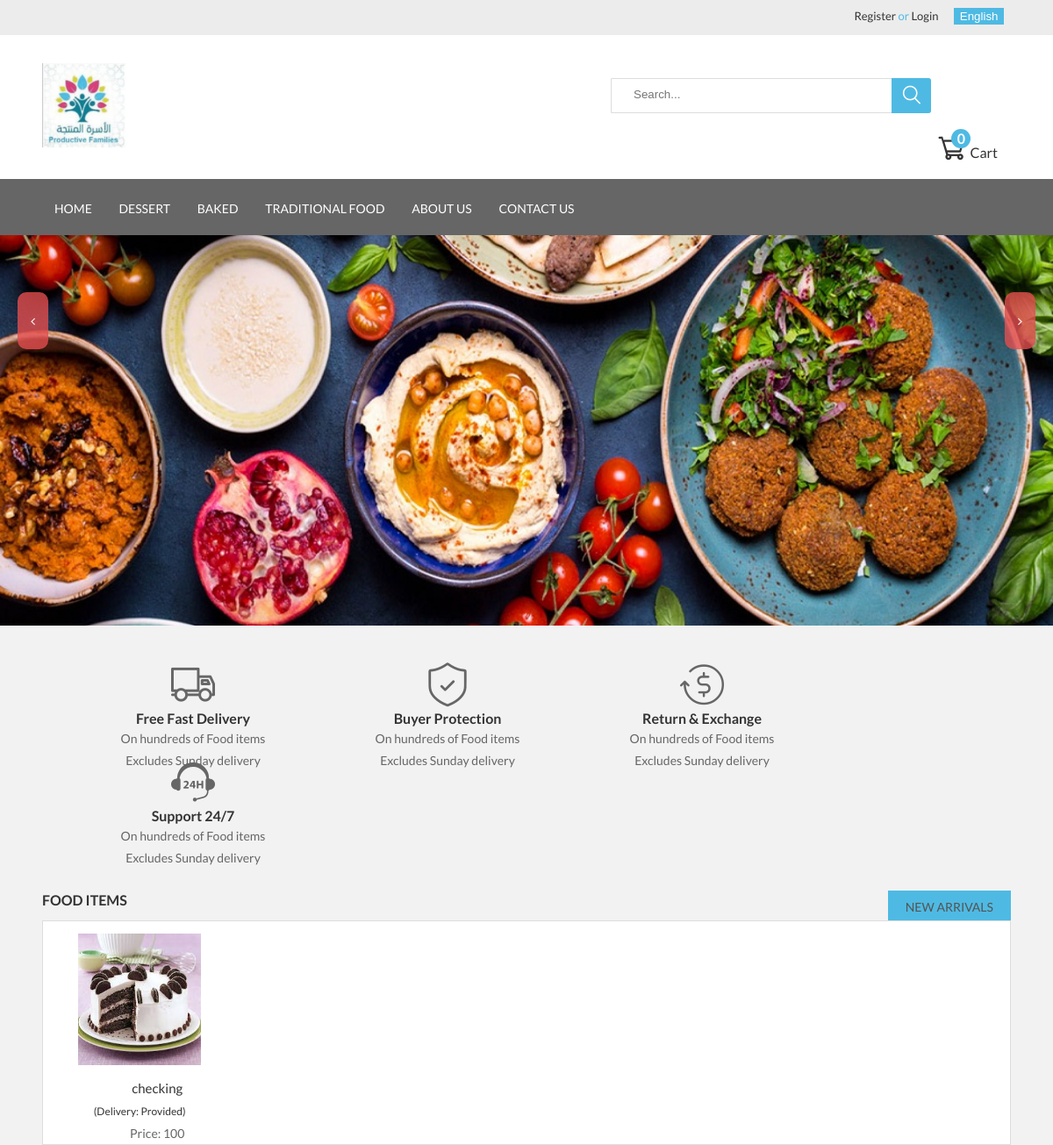
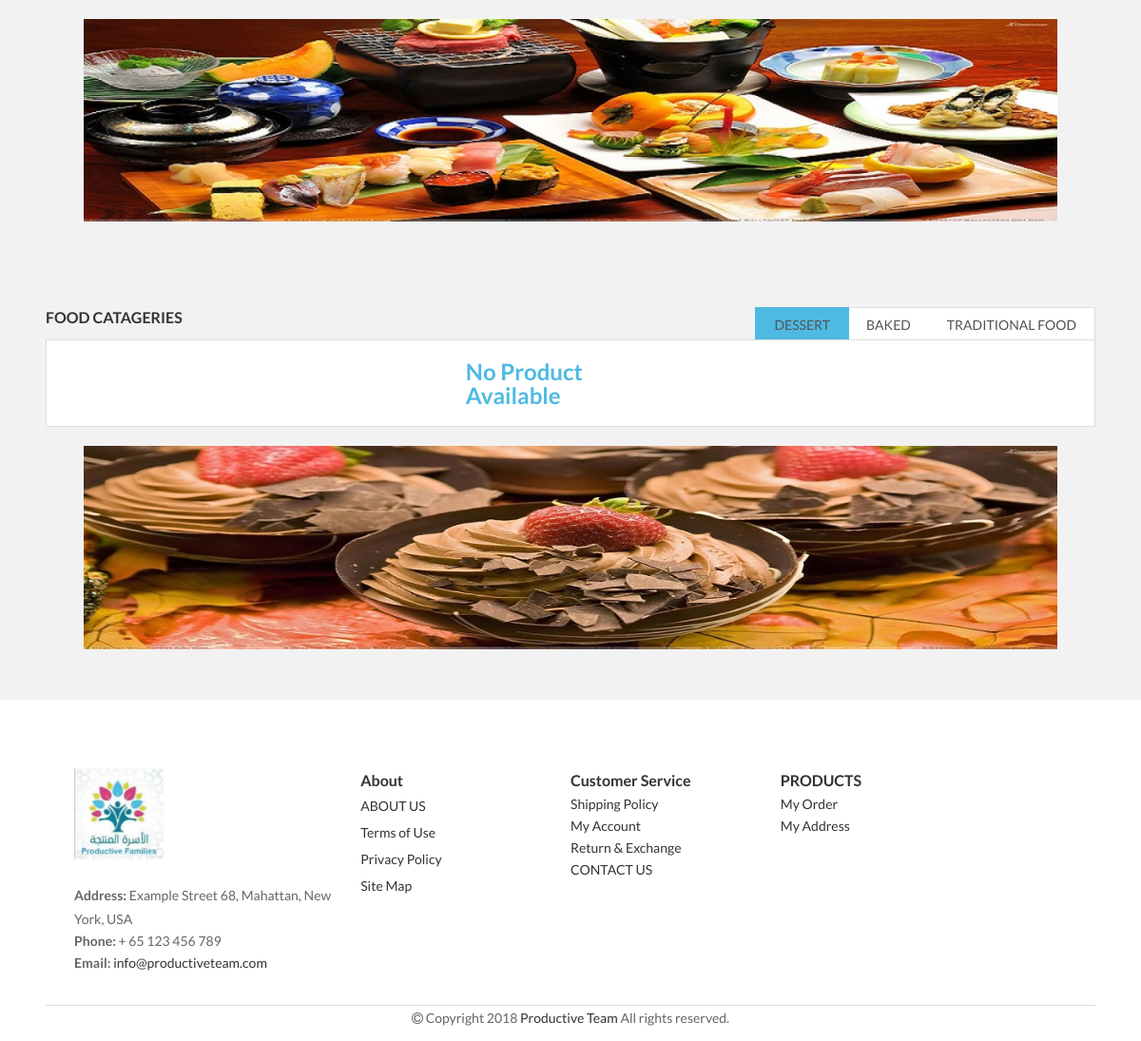
The page / on the database its author committed (2 pictures, top to bottom).
### tables this page shows
CREATE TABLE `products` (
  `id` int(11) NOT NULL,
  `name` varchar(50) DEFAULT NULL,
  `name_ar` varchar(50) NOT NULL,
  `description` varchar(500) DEFAULT NULL,
  `description_ar` varchar(500) NOT NULL,
  `price` int(11) DEFAULT NULL,
  `image` varchar(50) DEFAULT NULL,
  `date_added` datetime NOT NULL,
  `stock_id` int(11) DEFAULT NULL,
  `product_type_id` int(11) DEFAULT NULL,
  `delivery_type_id` int(11) DEFAULT NULL,
  `added_by` int(11) NOT NULL
);

CREATE TABLE `deliverytypes` (
  `id` int(11) NOT NULL,
  `types` varchar(50) DEFAULT NULL,
  `types_ar` varchar(50) NOT NULL
);

### index.php (the view, shortened to what this page needs)
<?php   include 'includes/config.php';
        include 'header.php';
    $sql = "select * from `products` order by date_added desc";
    $result = mysqli_query($con, $sql);
    $queryDesert = "select * from products where product_type_id=3";
    $resultDesert = mysqli_query($con, $queryDesert);
?>
    <section>
        <div class="container1">
            <div class="row">
                <div>
                    <div class="supermartket-owl-carousel banner1" data-number="1" data-margin="0" data-navcontrol="yes">
                        <div class="item-slide">
                            <img height="445" src="assets/images/slides/tard.jpg" alt="banner-img">
                        </div>
                    </div>
                </div>
            </div>
        </div>
    </section>
    <section id="sicon" style="margin-top:-50px">
        <div class="container2">
            <div class="row" id="ricon">
                <div class="icons">
                        <div class="icon-box sty">
                            <div class="icon-box-left"><i class="flaticon-transport"></i></div>
                            <div class="icon-box-right">
                                <h4><a href="#" data-color="#3374a6"><?php echo $lang['free_fast_Delivery']; ?></a></h4>
                                <p>On hundreds of Food items<br/>Excludes Sunday delivery</p>
                            </div>
                        </div>
                    </div>
                <div class="icons">
                        <div class="icon-box sty">
                            <div class="icon-box-left"><i class="flaticon-shield"></i></div>
                            <div class="icon-box-right">
                                <h4><a href="#" data-color="#3374a6"><?php echo $lang['buyer_protection']; ?></a></h4>
                                <p>On hundreds of Food items<br/>Excludes Sunday delivery</p>
                            </div>
                        </div>
                    </div>
                <div class="icons">
                        <div class="icon-box sty">
                            <div class="icon-box-left"><i class="flaticon-dollar-symbol"></i></div>
                            <div class="icon-box-right">
                                <h4><a href="#" data-color="#3374a6"><?php echo $lang['return_exchange']; ?></a></h4>
                                <p>On hundreds of Food items<br/>Excludes Sunday delivery</p>
                            </div>
                        </div>
                    </div>
                <div class="icons">
                        <div class="icon-box sty">
                            <div class="icon-box-left"><i class="flaticon-24-hours-support"></i></div>
                            <div class="icon-box-right">
                                <h4><a href="#" data-color="#3374a6"><?php echo $lang['support']; ?></a></h4>
                                <p>On hundreds of Food items<br/>Excludes Sunday delivery</p>
                            </div>
                        </div>
                    </div>
            </div>
        </div>
    </section>
    <section>
        <div class="container">
            <div class="product-tabs">
                <h4 class="tab-title"><?php echo $lang['food_item']; ?></h4>
                <ul  class="nav nav-pills">
                    <li class="active"><a  href="#" data-toggle="tab"><?php echo $lang['new_arrival']; ?></a></li>
                </ul>
                <div class="product-tabs-content tab-content clearfix equal-container">
                    <div class="tab-pane active" id="tab1">
                        <div class="supermartket-owl-carousel" data-number="5" data-margin="0" >
						<?php
                        if(mysqli_num_rows($result) > 0) {
							while($row = $result -> fetch_array()){
								$query2 = "select * from deliverytypes where id = " . $row['delivery_type_id'];
								$result3 = mysqli_query($con, $query2);
								$row2 = $result3->fetch_array();
								?>
								<div class="product-list-content equal-elem">
										<div class="product-media">
											<figure>
												<a href='product_detail.php?prodId=<?php echo $row['id']; ?>'><img src="assets/uploads/<?php echo $row['image']; ?>"
																 alt="feature" width="280" height="150">
												</a>
											</figure>
										</div>
										<center>
										<a href="product_detail.php?prodId=<?php echo $row['id']; ?>" class="feature-slide-name" style="font-size: 15px;"><?php if($_SESSION['lang'] == 'arabic'){ echo $row['name_ar']; } else {echo $row['name'];} ?><br>
										<span style="font-size: 12px;">(<?php echo $lang['delivery']; ?>: <?php if($_SESSION['lang'] == 'arabic'){ echo $row2['types_ar']; }else{ echo $row2['types']; }?>)</span></a>
										<div class="feature-slide-cost">
											<span class="price"><?php echo $lang['price']; ?>: <?php echo $row['price']; ?></span>
										</div>
										</center>
								</div>
								 <?php }
								}else{
									echo '<br><br><h2 style="margin: 20px 0px;">'.$lang['no_product'].'</h2><br><br>';
                            }
                            ?>
                        </div>
                    </div>
                </div>
            </div>
        </div>
    </section>
    <section>
        <div class="container">
            <div class="row">
                <div>
                    <div>
                        <figure>
                            <a href=""><img alt="" style="padding: 20px 0px" src="assets/images/slides/tard1.jpg"></a>
                        </figure>
                    </div>
                </div>
            </div>
        </div>
    </section>
    <section>
        <div class="container">
            <div class="product-tabs">
                <h4 class="tab-title"><?php echo $lang['food_category']; ?></h4>
                <ul  class="nav nav-pills">
                    <li class="active"><a  href="#dessert" data-toggle="pill"><?php echo $lang['dessert']; ?></a></li>
                    <li><a href="#baked" data-toggle="pill"><?php echo $lang['baked']; ?></a></li>
                    <li><a href="#tr" data-toggle="pill"><?php echo $lang['tr_food']; ?></a></li>
                </ul>
                <div class="product-tabs-content tab-content clearfix equal-container">
                    <div class="tab-pane active" id="dessert">
                        <div class="supermartket-owl-carousel" data-number="5" data-margin="0" >
                            <?php
                                if(mysqli_num_rows($resultDesert) > 0) {
                                    while ($rowDesert = $resultDesert->fetch_array()) {
                                        $queryD = "select * from deliverytypes where id = " . $rowDesert['delivery_type_id'];
                                        $resultD = mysqli_query($con, $queryD);
                                        $rowD = $resultD->fetch_array();
                                        ?>
                                        <div class="product-list-content equal-elem">
                                            <div class="product-media">
                                                <figure>
                                                    <a href='product_detail.php?prodId=<?php echo $rowDesert['id']; ?>'><img
                                                            src="assets/uploads/<?php echo $rowDesert['image']; ?>"
                                                            alt="feature" width="280" height="150">
                                                    </a>
                                                </figure>
                                            </div>
                                            <center>
                                            <a href="product_detail.php?prodId=<?php echo $rowDesert['id']; ?>"
                                               class="feature-slide-name"><?php if($_SESSION['lang'] == 'arabic'){ echo $rowDesert['name_ar']; }else{ echo $rowDesert['name']; } ?><br>
                                                <span style="font-size: 12px;">
												(<?php echo $lang['delivery']; ?>: <?php if($_SESSION['lang'] == 'arabic'){ echo $row2['types_ar']; }else{ echo $row2['types']; } ?>)</span></a>
                                            <div class="feature-slide-cost">
                                                <span class="price"><?php echo $lang['price']; ?>: <?php echo $rowDesert['price']; ?></span>
                                            </div>
                                            </center>
                                        </div>
                                    <?php }
                                }else{
                                    echo '<br><br><h2 style="margin: 20px 0px;">'.$lang['no_product'].'</h2><br><br>';
                                }
                            ?>
                        </div>
                    </div>
                </div>
            </div>
        </div>
    </section>
    <section>
        <div class="container">
            <div class="row">
                <div>
                    <div class="row">
                        <div>
                            <div>
                                <figure>
                                    <a href="#">
                                        <img alt="" style="padding: 20px 0px"  src="assets/images/slides/Dessert1.jpg">
                                    </a>
                                </figure>
                            </div>
                        </div>
                    </div>
                </div>
            </div>
        </div>
    </section>
<?php	include("footer.php"); ?>

### assets/css/style.css (style rules this page uses)
* { box-sizing: border-box; }
html { overflow-x: hidden; }
body { font-family: "Lato", sans-serif; font-size: 14px; line-height: 25px; color: #666666; width: 100%; margin: 0 auto; overflow-x: hidden; background-color: #f2f2f2; }
.container { padding: 12px; margin-left:3% !important; margin-right:3% !important; }
p { margin-top: -2px; margin-bottom: 0px; }
.h1, .h2, .h3, .h4, .h5, .h6, h1, h2, h3, h4, h5, h6 { color: #333; margin-bottom: 0; margin-top: 0; font-family: "Lato", sans-serif; font-weight: 600; }
h2 { font-size: 24px; }
h4 { font-size: 16px; }
img { max-width: 100%; }
a { color: #333; -webkit-transition: all 0.3s ease-in-out 0s; -moz-transition: all 0.3s ease-in-out 0s; -ms-transition: all 0.3s ease-in-out 0s; -o-transition: all 0.3s ease-in-out 0s; transition: all 0.3s ease-in-out 0s; text-decoration: none; }
ul, ol { margin: 0; padding: 0; }
[class^="flaticon-"]::before, [class*=" flaticon-"]::before, [class^="flaticon-"]::after, [class*=" flaticon-"]::after { font-size: inherit; margin-left: 0; }
.sty [class^="flaticon-"]::before, .sty [class*=" flaticon-"]::before { font-size: 50px; padding:0px 120px; }
ul, li { list-style: none; margin-bottom: -2px !important; }
.icons { float: left; }
.icon-box-right { text-align: center; }
#sicon { float: left; width: 100% !important; margin-top: -90px; }
#ricon { margin-left: 35px; }
.container2 { float: left; width: 100%; padding: 0px 40px !important; }
.product-tabs { display: inline-block; margin-top: 25px; position: relative; float: left; width: 100%; }
.product-tabs .tab-title { font-weight: 600; line-height: 21px; position: absolute; font-size: 16px; text-transform: uppercase; color: #333333; top: 0; left: 0; z-index: 1; }
.product-tabs-content:before { content: ""; width: 100%; border-top: 4px solid #4ebae3; top: 0; }
.nav.nav-pills { border-color: #ddd; background-color: #ffffff; border-radius: 0; border-style: solid; border-width: 1px 1px 0; display: inline-block; float: right; }
.nav { padding-left: 0; margin-bottom: 0; list-style: none; }
ul, li { list-style: none; }
ol, ul { margin-top: 0; margin-bottom: 10px; }
.nav.nav-pills li.active { background: #4ebae3; }
.nav.nav-pills li { display: inline-block; line-height: 38px; padding: 0 20px; margin: -1px -1px 0 -1px; text-transform: uppercase; -webkit-transition: all 0.3s ease-in-out 0s; -moz-transition: all 0.3s ease-in-out 0s; -ms-transition: all 0.3s ease-in-out 0s; -o-transition: all 0.3s ease-in-out 0s; transition: all 0.3s ease-in-out 0s; }
.nav-pills>li { float: left; }
.nav>li { position: relative; display: block; }
.product-tabs-content { border-top: none; }
.tab-content { overflow: visible; display: inline-block; }
.feature-slide-name,.feature-slide-cost { padding-left: 40px !important; }
.product-tabs-content.equal-container { overflow: hidden; position: relative; }
.tab-content { background: #fff; }
.product-tabs-content { display: inline-block; width: 100%; float: left; border: 1px solid #ddd; }
.tab-content > .tab-pane.active { position: relative; z-index: 1; opacity: 1; visibility: visible; width: 100%; -webkit-animation: fadeIn 0.3s ease-in-out 0.3s both; -o-animation: fadeIn 0.3s ease-in-out 0.3s both; animation: fadeIn 0.3s ease-in-out 0.3s both; }
.tab-content > .tab-pane { position: absolute; display: block !important; opacity: 0; visibility: hidden; z-index: 0; width: 100%; }
.tab-content>.active { display: block; }
.tab-content>.tab-pane { display: none; }
.nav-pills li a { color: #545454; }
h2 { color: #4ebae3; }

### rows shown on the page
products: image (picture), name "checking", delivery_type.types "Provided", price "100"

### other values the page prints
$lang['register'] "Register"
$lang['login'] "Login"
$lang['cart'] "Cart"
$total_quantity "0"
$lang['home'] "HOME"
$lang['dessert'] "DESSERT"
$lang['baked'] "BAKED"
$lang['tr_food'] "TRADITIONAL FOOD"
$lang['about_us'] "ABOUT US"
$lang['contact_us'] "CONTACT US"
$lang['free_fast_Delivery'] "Free Fast Delivery"
$lang['buyer_protection'] "Buyer Protection"
$lang['return_exchange'] "Return & Exchange"
$lang['support'] "Support 24/7"
$lang['food_item'] "FOOD ITEMS"
